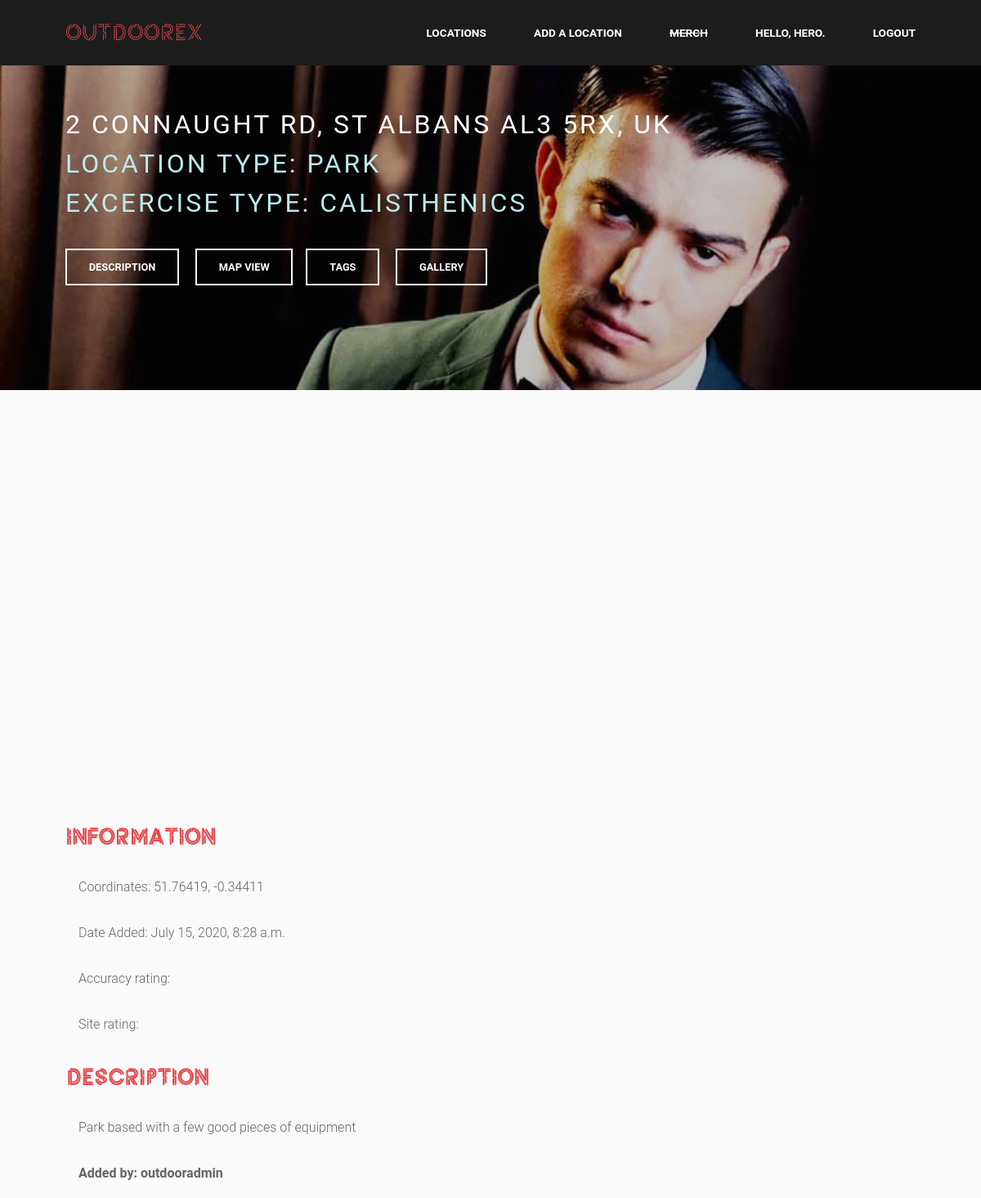
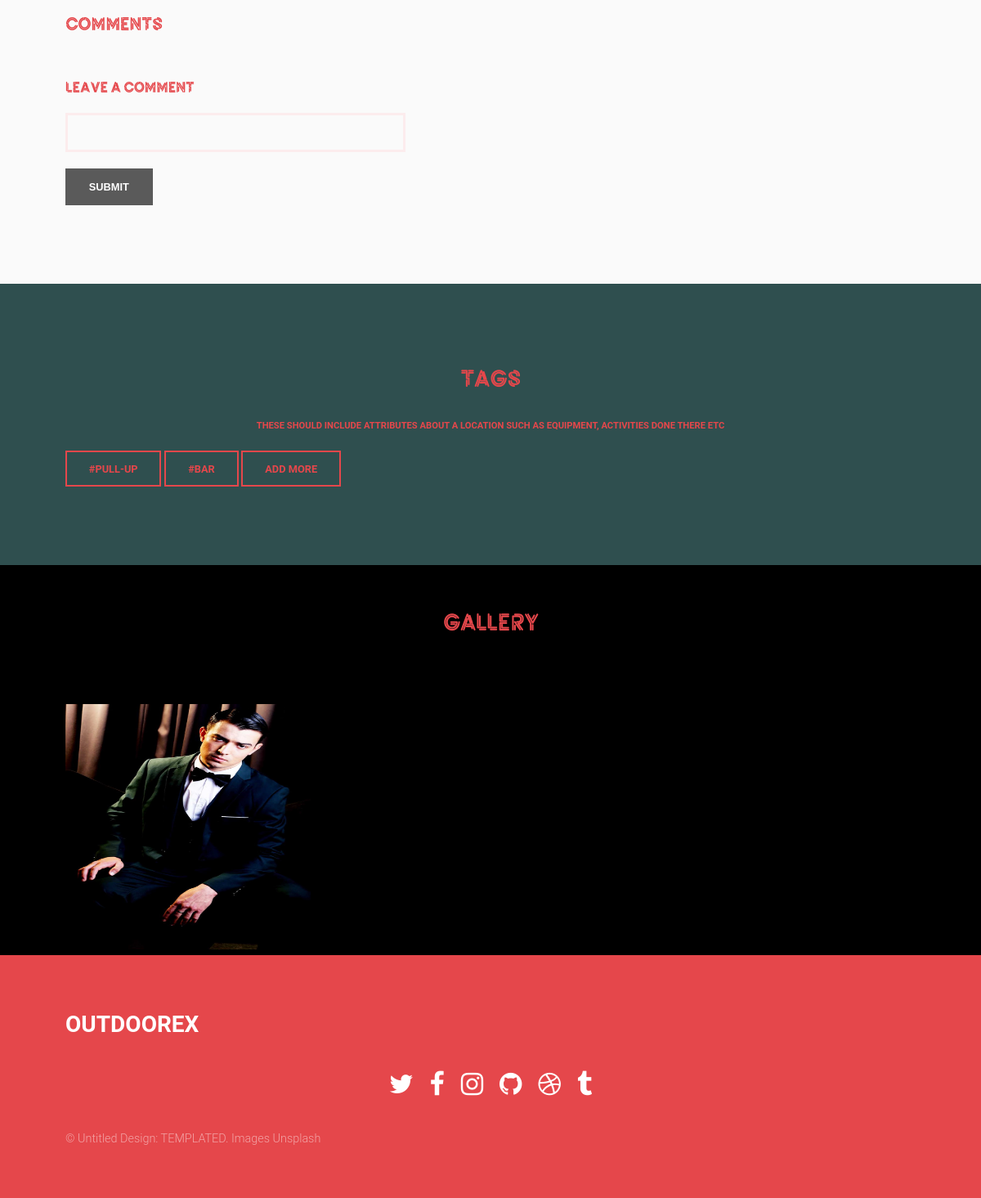
The page /locations/82 (signed in) on the database its author committed (2 pictures, top to bottom).
### outdoorx/models.py (models this page shows, shortened)
class Location(models.Model):
	title = models.CharField(max_length=200)
	geotitle = models.CharField(max_length=100, default='OutdoorEx Location')
	description = models.CharField(max_length=200, default='A short description about the location')
	comment = models.CharField(max_length=200, null=True)
	latitude = models.DecimalField(max_digits=55, decimal_places=50, null=True, blank=True)
	longitude = models.DecimalField(max_digits=55, decimal_places=50, null=True, blank=True)
	latlng = models.CharField(max_length=50, default='00.0000, 00.0000')
	date_added = models.DateTimeField(auto_now_add=True)
	equipment = models.CharField(max_length=200, default='Unfinished- needs different model')
	owner = models.ForeignKey(User,on_delete=models.CASCADE)
	multiimage = models.ImageField(null=True, blank=True, upload_to = 'location_images/', default = 'location_images/stock.png')
	image = models.ImageField(upload_to='pic_folder', null=True, default = 'stock.png')
	location_image = models.ImageField(null=True, blank=True, upload_to = 'location_images/', default = 'location_images/stock.png')
	file = models.FileField(upload_to='pic_folder')
	tags = TaggableManager()
	CALISTHENICS = 'Calisthenics'
	FREEWEIGHTS = 'Free Weights'
	MECHANISMS = 'Mechanisms'
	TRACKANDFIELD = 'Track & Field'
	SPORTS = 'Popular for Sports'
	EXTREMESPORTS = 'Extreme Sports'
	SELFDEFENCE= 'Self Defence'
	LARPING = 'Larping'
	PRACTICALITY_CHOICES = [
	(CALISTHENICS,'Calisthenics'),
	(FREEWEIGHTS, 'Freeweights'),
	(MECHANISMS, 'Mechanisms'),
	(TRACKANDFIELD, 'Track & Field'),
	(SPORTS, 'Popular for Sports'),
	(EXTREMESPORTS, 'Extreme Sports'),
	(SELFDEFENCE, 'Self Defence'),
	(LARPING, 'Larping (Live Action Role Playing'),
	]
	type_of_excercise = models.CharField(
		max_length=30,
		choices=PRACTICALITY_CHOICES,
		default=CALISTHENICS
		)
	COASTAL = 'Coastal'
	RAISED = 'Raised'
	FOREST = 'Forest'
	PARK = 'Park'
	URBAN = 'Urban'
	INANDOUT = 'Indoor and Outdoor'
	SHADED = 'Shaded'
	TYPE_OF_LOCATION_CHOICES = [
	(COASTAL,'Coastal'),
	(RAISED, 'Raised'),
	(FOREST, 'Forest'),
	(PARK, 'Park'),
	(URBAN, 'Urban'),
	(INANDOUT, 'Indoor and Oudoor'),
	(SHADED, 'Shaded'),
	]
	type_of_location = models.CharField(
		max_length=30,
		choices=TYPE_OF_LOCATION_CHOICES,
		default=PARK
		)

class Image(models.Model):
	location = models.ForeignKey(Location, default=None, on_delete=models.PROTECT, related_name='images')
	image = models.ImageField(upload_to=images_directory_path, default=None)

### outdoorx/views.py (the view, shortened to what this page needs)
# urls.py: path('locations/<int:location_id>', location, name='location'),
@login_required
def location(request, location_id):
	location = Location.objects.get(id=location_id)
	images = Image.objects.all()
	comments = location.comments.filter(active=True)
	new_comment = None
	if request.method != 'POST':
		form = CommentForm()
		queryform = QueryForm()
	context = {
		'location': location,
		'form': form,
		'images': images,
		'new_comment': new_comment,
		'comments': comments,
	}
	return render(request, 'master/location.html', context)

### outdoorx/forms.py
class CommentForm(forms.ModelForm):
	class Meta:
		model=Comment
		fields = ['body']
		labels = {'body':''}
		widgets = {'body': forms.TextInput(attrs={'style': 'width: 40%'})}

### outdoorx/templates/master/location.html (shortened to what this page needs)
{% extends 'master/base.html' %}
{% block content %}
{% load static %}
{% load ratings %}
  <head>
  </head>
<section id="banner" style="background-image: url({{ location.images.first.image.url }})" >
  <div class="inner" >
    <h1><span>{{ location.title }} <br/>
      <p style="color:rgb(187, 235, 235)">Location Type: {{location.type_of_location}}<br/>
      Excercise Type: {{location.type_of_excercise}}</p></h1>
    <ul class="actions">
      <li><a href="#description" class="button alt">Description</a></li>
      <li><a href="#map" class="button alt">Map View</a>
      <li><a href="#three" class="button alt">Tags</a></li>
      <li><a href="#three2" class="button alt">Gallery</a></li>
    </ul>
  </div>
</section>
<section id="one">
</head>
  <div class="inner" id="content">
    <div id="map">
    </div>
  </div>
  <div id="description" class="inner" style="margin-top: 30px">
    <header>
      <h2 style="font-family: potra; potra;">Information</h2>
    </header>
    <ul>Coordinates: {{location.latitude|floatformat:5 }}, {{ location.longitude|floatformat:5 }}</ul>
    <ul>Date Added: {{ location.date_added }}</ul>
    <ul>Accuracy rating:</ul>
    <ul>Site rating:</ul>
    <h2 style="font-family: potra; potra;">Description</h2>
    <ul>{{ location.description }}</ul>
    <ul style="font-weight: bold;">Added by:   {{ location.owner }}</ul>
    <h3 style="font-family: potra;">Comments</h3>
        <div class="col-md-8 card mb-4  mt-3 ">
          <div class="card-body">
            {% if new_comment %}
            <div class="alert alert-success" role="alert">
              Your comment is awaiting moderation
            </div>
            {% else %}
            <h4 style="font-family: potra;">Leave a comment</h4>
            <form  method="post" action="{% url 'location' location_id=location.id %}">
              {{ form.as_p }}
              <button type="submit" class="btn btn-primary  btn-lg" style="margin-top: 20px;">Submit</button>
            </form>
            {% endif %}
          </div>
        </div>
  </div>
</section>
<section id="three" style="background-color:darkslategray;">
  <h2 style="font-family: potra; potra; text-align: center;">Tags</h2>
  <h6 style="text-align: center;">These should include attributes about a location such as equipment, activities done there etc </h6>
  <div class="inner" ;" >
    <ul class="actions">
      <li>
        {% for tag in location.tags.all %}
        <a href="#" class="button alt" style="color: whitesmoke; margin-top: 10px;">#{{ tag }}</a>
        {% endfor %}<a href="#" class="button alt">Add More</a></li>
    </ul>
  </div>
</section>
{% if location.images.first %}
<section id="three2" style="background-color: black; height: fit-content;">
  <h2 style="font-family: potra; potra; text-align: center;padding: 50px;">Gallery</h2>
  <div class="inner">
    {% for image in location.images.all %}
    <img src="{{ image.image.url }}" style="height: 300px ; width: 300px;">
    {% endfor %}
  </div>
</section>
{% endif %}
{% endblock content %}

### outdoorx/templates/master/base.html (shortened to what this page needs)
{% load static %}
<!DOCTYPE html>
<html lang="en">
	<head>
        <link rel="stylesheet" href="{% static 'css/main.css' %}" />
        <link rel="stylesheet" href="https://cdnjs.cloudflare.com/ajax/libs/font-awesome/4.7.0/css/font-awesome.min.css" />
        <link rel="stylesheet" href="{% static 'star-ratings/css/star-ratings.css' %}">
	</head>
  <body>
    <header id="header">
      <div class="inner">
        <a href="{% url 'index' %}" class="logo">OutDoorEx</a>
        <nav id="nav">
          <a href="{% url 'locations' %}">Locations</a>
          <a href="{% url 'new_location' %}">Add a Location</a>
          <a href="#" style="text-decoration: line-through;">Merch</a>
          {% if user.is_authenticated %}
          <a>Hello, {{ user.username }}.</a>
          <a href="{% url 'users:logout' %}">Logout</a>
          {% else %}
          <a href="{% url 'users:register' %}">Create Account</a>
          <a href="{% url 'users:login' %}">Login</a>
            {% endif %}
        </nav>
      </div>
    </header>
{% block content %}{% endblock content %}
    <footer>
      <section id="footer">
            <div class="inner">
              <h2>Outdoorex</h2>
              <ul class="icons" style="text-align: center;">
                <li><a href="#" class="icon fa-twitter"><span class="label">Twitter</span></a></li>
                <li><a href="#" class="icon fa-facebook"><span class="label">Facebook</span></a></li>
                <li><a href="#" class="icon fa-instagram"><span class="label">Instagram</span></a></li>
                <li><a href="#" class="icon fa-github"><span class="label">Github</span></a></li>
                <li><a href="#" class="icon fa-dribbble"><span class="label">Dribbble</span></a></li>
                <li><a href="#" class="icon fa-tumblr"><span class="label">Tumblr</span></a></li>
              </ul>
              <div class="copyright">
                &copy; Untitled Design: <a href="https://templated.co/">TEMPLATED</a>. Images <a href="https://unsplash.com/">Unsplash</a>
              </div>
            </div>
          </section>
      </footer>
</body>
</html>

### outdoorx/templates/master/location.html (style rules this page uses)
#map { height: 400px; width: 100%; align-content: center; }
#content { width: 800px; margin-left: auto; margin-right: auto; }

### rows shown on the page
Location: images.first.image (picture), title "2 CONNAUGHT RD, ST ALBANS AL3 5RX, UK", type_of_location "PARK", type_of_excercise "CALISTHENICS", latitude "51.76419", longitude "-0.34411", date_added "July 15, 2020, 8:28 a.m.", description "Park based with a few good pieces of equipment", owner "outdooradmin"
Tag: name "PULL-UP"
Tag: name "BAR"
Image: image (picture)

### other values the page prints
{{ user.username }} "HERO"
